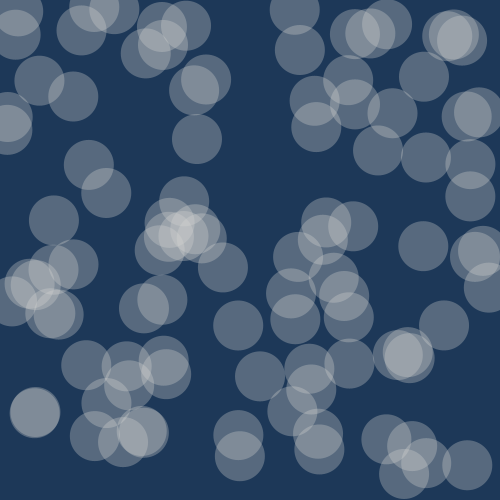
Frame 1 (no input)
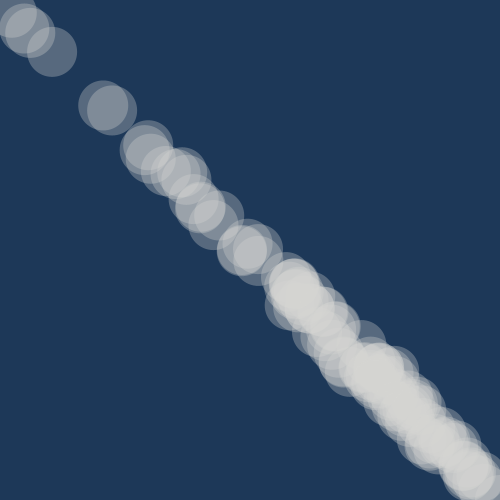
Frame 60 (the mouse pressed at the canvas centre just before this capture)
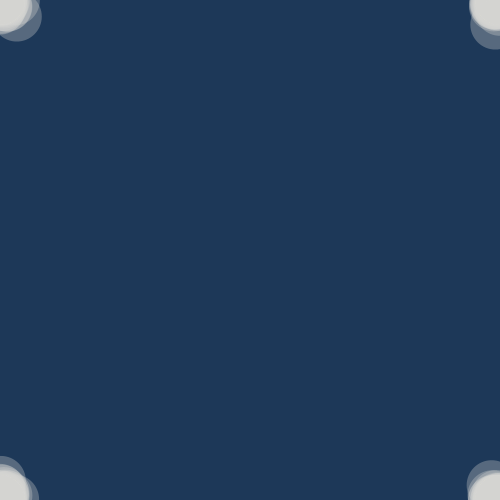
Frame 120 (the mouse held since frame 60 and released just before this capture)

The Processing sketch that drew these frames (run headless with seeded random() and noise(); from frame 60 on, the mouse is pressed at the canvas centre):

// Processing sketch: processing_105962
// ── processing_105962.pde

// assign the DART array as a new array of DARTS
Dart[] darts = new Dart[100];
//Dart[] darts = new Dart[1000];

void setup() {
  //size(displayWidth, displayHeight);
  size(500,500);
  background(0);
  //fillllll that array
  for (int i =0; i<darts.length; i++) {
   darts[i] = new Dart(); 
  }
}

void draw() {
  background(29, 56, 88);
  // call the dart functions for each dart in the array
  for (int i = 0; i< darts.length; i++) {
    darts[i].update();
    darts[i].checkEdges();
    darts[i].display();
  }
  
}

class Dart {
  PVector location;
  PVector velocity;
  PVector acceleration;
  float topspeed;
 
 Dart(){
  location = new PVector(random(width), random(height));
  velocity = new PVector(0,0);
  //assign topspeed so shit don't go crazy fast
  topspeed = 10;
  
 } 
 
 void update() {
  PVector mouse = new PVector(mouseX, mouseY);
  //calculate a vector that points from the object to the target location... IE work out direction
  //Have to use a static ref. to create a new vector with sub.answer
  PVector direction = PVector.sub(mouse,location);
  
  // REPEL WHEN MOUSE PRESSED
  if(mousePressed == true) {
    direction.x = direction.x*-1;
    direction.y = direction.y*-1;
  } else{
    direction.x = direction.x;
    direction.y = direction.y;
  }
  
  //to set magnitude we need to normalize IE shrink vector down to it's unit vector (Length of one)
  //so that we have a vector that tells u it's direction and can be scaled easily by multiplication. 1 x anything = anything!
  direction.normalize();
  // scaling/multiplying by a value
  direction.mult(random(0,10));
  //assign this new value to acceleration to make it go go go
  acceleration = direction;
  
  //speed at which to move
  velocity.add(acceleration);
  //don't move it too fast
  velocity.limit(topspeed);
  //move it biatch
  location.add(velocity);
 
 }
 
 
 void display(){
   noStroke();
   fill(214,214,209, 80);
   ellipse(location.x, location.y, 50,50);
   //rect(location.x, location.y, 80, 80);
 }
 
 void checkEdges() {
  if (location.x > width){
     location.x = 0;
  }else if(location.x < 0){
     location.x = width;
  }
 if (location.y > height){
     location.y = 0;
  }else if(location.y < 0){
     location.y = height;
  } 
 }
 
  
}
